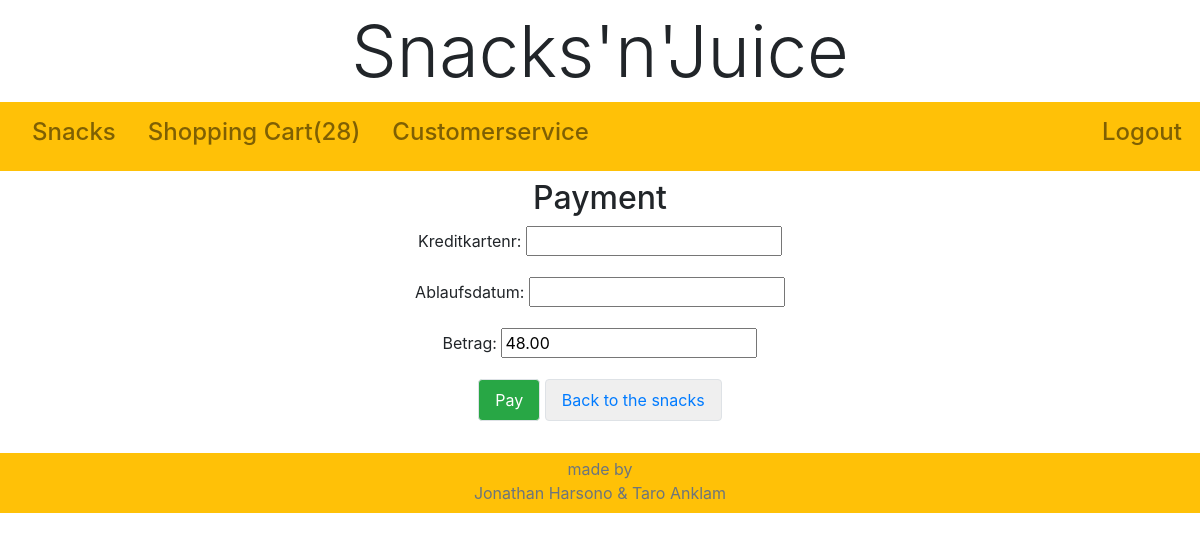
Before: /shoppingcart/pay/ (signed in) with the older database file.
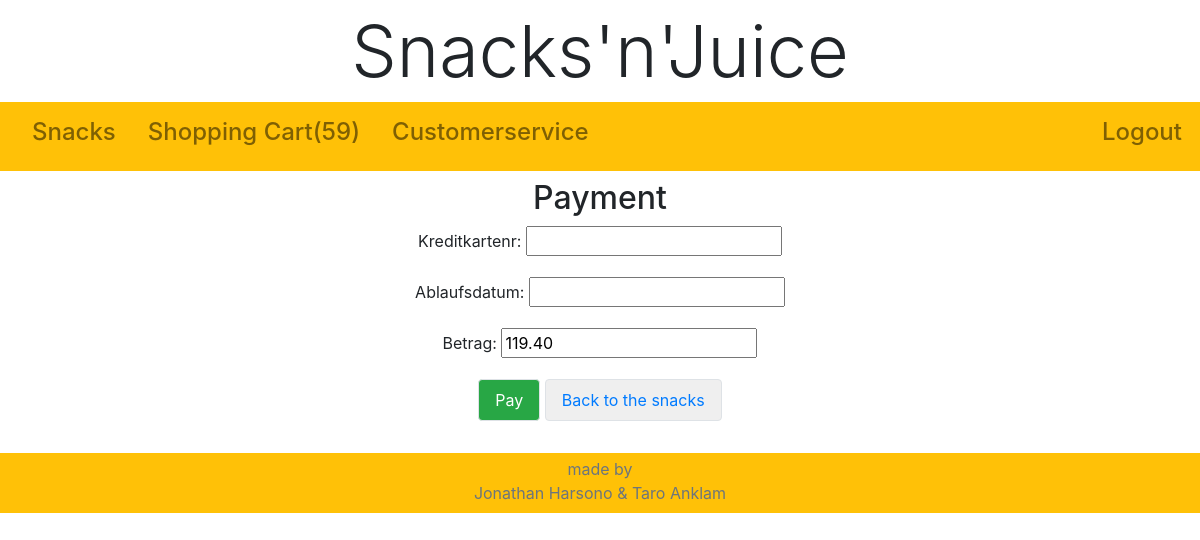
After: the same page with the newer database file.
### Useradmin/models.py (models this page shows, shortened)
class MyUser(AbstractUser):
    USER_TYPES = [
        ('SU', 'superuser'),
        ('CS', 'customer service'),
        ('CU', 'customer'),
    ]
    date_of_birth = models.DateField(default=get_date_20_years_ago())  # Default is 20 years old
    profile_picture = models.ImageField(upload_to='profile_pictures/', blank=True, null=True)
    some_file = models.FileField(upload_to='uploaded_files/', blank=True, null=True)
    type = models.CharField(max_length=2,
                            choices=USER_TYPES,
                            default='CU')
    def is_superuser_or_staff(self):
        return self.is_superuser or self.is_staff
    def can_delete(self):
        return self.is_superuser_or_staff()
    def count_shopping_cart_items(self):
        count = 0
        if self.is_authenticated:
            shopping_carts = ShoppingCart.objects.filter(benutzer=self)
            if shopping_carts:
                shopping_cart = shopping_carts.first()
                count = shopping_cart.get_number_of_items()
            else:
                ShoppingCart.objects.create(benutzer=self)
        return count

### Shoppingcart/models.py (models this page shows, shortened)
class ShoppingCart(models.Model):
    zeitstempel = models.DateTimeField(default=timezone.now)
    benutzer = models.ForeignKey(settings.AUTH_USER_MODEL,
                                 on_delete=models.CASCADE,
                                 )
    def get_number_of_items(self):
        number_of_items = 0
        shopping_cart_items = ShoppingCartItem.objects.filter(shopping_cart=self)
        for item in shopping_cart_items:
            number_of_items += item.menge
        return number_of_items
    def get_total(self):
        total = Decimal(0.0)
        shopping_cart_items = ShoppingCartItem.objects.filter(shopping_cart=self)
        for item in shopping_cart_items:
            total += item.preis * item.menge
        return total

class ShoppingCartItem(models.Model):
    produkt_id = models.IntegerField()
    produkt_name = models.CharField(max_length=100)
    preis = models.DecimalField(decimal_places=2, max_digits=10)
    menge = models.IntegerField(default=1, validators=[MinValueValidator(1)])
    shopping_cart = models.ForeignKey(ShoppingCart,
                                      on_delete=models.CASCADE,
                                      )

### Shoppingcart/views.py (the view)
# urls.py: path('pay/', views.pay, name='shopping-cart-pay'),
def pay(request):
    shopping_cart_is_empty = True
    paid = False
    form = None
    benutzer = request.user
    if request.method == 'POST':
        form = PaymentForm(request.POST)
        form.instance.benutzer = benutzer
        if form.is_valid():
            form.save()
            paid = True
            ShoppingCart.objects.get(benutzer=benutzer).delete()
        else:
            print(form.errors)
    else:
        if benutzer.is_authenticated:
            shopping_carts = ShoppingCart.objects.filter(benutzer=request.user)
            if shopping_carts:
                shopping_cart = shopping_carts.first()
                shopping_cart_is_empty = False
                form = PaymentForm(initial={'betrag': shopping_cart.get_total()})
    context = {'shopping_cart_is_empty': shopping_cart_is_empty,
               'payment_form': form,
               'paid': paid, }
    return render(request, 'pay.html', context)

### Shoppingcart/forms.py
class PaymentForm(forms.ModelForm):
    def __init__(self, *args, **kwargs):
        super(PaymentForm, self).__init__(*args, **kwargs)
        self.fields['betrag'].widget.attrs['readonly'] = True
    class Meta:
        model = Payment
        fields = ['kreditkartenr', 'ablaufsdatum', 'betrag']
        widgets = {
            'benutzer': forms.HiddenInput(),
        }

### Shoppingcart/templates/pay.html (shortened to what this page needs)
{% extends 'home.html' %}
{% load static %}
{% block logged_in_content %}
    <h2>Payment</h2>
    {% if paid %}
        Thank you for your payment.<br><br>
    {% elif shopping_cart_is_empty %}
        Your shopping cart is empty. There is nothing to pay for.<br><br>
    {% else %}
        <form method="POST">
            {{ payment_form.as_p }}
            <button class="border rounded btn-success px-3 py-2" type="submit" name="Pay">Pay</button>
        <a href="{% url 'snack-list' %}"><button class="border rounded btn-outline-primary px-3 py-2">Back to the snacks</button></a>
        </form>
        <br>
    {% endif %}
{% endblock %}

### templates/home.html (shortened to what this page needs)
{% extends "base.html" %}
{% load static %}
{% load static %}
{% load crispy_forms_tags %}
{% block css %}
    <link rel="stylesheet" type="text/css" href="{% static 'css/home_style.css' %}">
{% endblock %}
{% block header %}
    <div class="mw-100 d-flex justify-content-between">
        <div class="display-3 text-center py-2 mx-auto">Snacks'n'Juice</div>
    </div>
    <nav class="navbar navbar-expand-lg navbar-light bg-warning">
        <div class="collapse navbar-collapse" id="navbarSupportedContent">
            <ul class="navbar-nav mr-auto">
                <li class="nav-item mx-2">
                    <a class="nav-link h4" href="{% url 'snack-list' %}">Snacks</a>
                </li>
                {% if user.is_authenticated %}
                    <li class="nav-item mx-2">
                        <a class="nav-link h4" href="{% url 'shopping-cart-show' %}">
                            Shopping Cart({{ request.user.count_shopping_cart_items }})
                        </a>
                    </li>
                    {% if user.can_delete %}
                        <li class="nav-item mx-2">
                            <a class="nav-link h4" href="{% url 'menu' %}">Customerservice</a>
                        </li>
                    {% endif %}
                {% endif %}
            </ul>
            <ul class="navbar-nav ml-auto mr-3">
                {% if user.is_authenticated %}
                    <li class="nav-item mx-2">
                        <a class="nav-link h4" href="{% url 'logout' %}">Logout</a>
                    </li>
                {% else %}
                    <li class="nav-item mx-2">
                        <a class="nav-link h4" href="{% url 'login' %}">Login</a>
                    </li>
                {% endif %}
            </ul>
        </div>
    </nav>
{% endblock %}
{% block content %}
    <div class="container py-2">
        <div class="text-center">
            {% if user.is_authenticated %}
                {% block logged_in_content %}{% endblock %}
            {% else %}
                {% block not_logged_in_content %}
                    <p>You are not logged in</p>
                    <p><a href="{% url 'login' %}">Login</a></p>
                    <a href="{% url 'signup' %}">Signup</a>
                {% endblock %}
            {% endif %}
        </div>
    </div>
{% endblock %}
{% block footer %}
    <footer class="container-fluid bg-warning" style="height: 60px;">
        <div class="container text-center p-1" style="max-width: 680px;">
            <span class="text-muted"> made by </span>
            <br>
            <span class="text-muted"> Jonathan Harsono & Taro Anklam </span>
        </div>
    </footer>
{% endblock %}

Changed rows visible on the page:
changed through a linked row, MyUser: user.count_shopping_cart_items "28" → "59"
Other visible differences:
form field betrag: "48.00" → "119.40"
